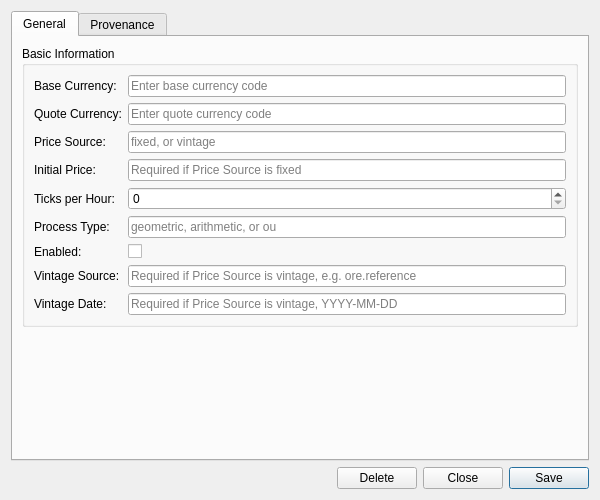
<?xml version="1.0" encoding="UTF-8"?>
<ui version="4.0">
 <class>FxSpotGenerationConfigDetailDialog</class>
 <widget class="QWidget" name="FxSpotGenerationConfigDetailDialog">
  <property name="geometry">
   <rect>
    <x>0</x>
    <y>0</y>
    <width>600</width>
    <height>500</height>
   </rect>
  </property>
  <property name="sizePolicy">
   <sizepolicy hsizetype="Preferred" vsizetype="Preferred">
    <horstretch>0</horstretch>
    <verstretch>0</verstretch>
   </sizepolicy>
  </property>
  <property name="minimumSize">
   <size>
    <width>600</width>
    <height>500</height>
   </size>
  </property>
  <property name="windowTitle">
   <string>FX Spot Generation Config Details</string>
  </property>
  <layout class="QVBoxLayout" name="verticalLayout">
   <item>
    <widget class="QTabWidget" name="tabWidget">
     <property name="currentIndex"><number>0</number></property>
     <widget class="QWidget" name="generalTab">
      <attribute name="title"><string>General</string></attribute>
      <layout class="QVBoxLayout" name="generalLayout">
       <item>
        <widget class="QGroupBox" name="basicInfoGroup">
         <property name="title">
          <string>Basic Information</string>
         </property>
         <layout class="QFormLayout" name="formLayout">
          <item row="0" column="0">
           <widget class="QLabel" name="labelBaseCurrencyCode">
            <property name="text">
             <string>Base Currency:</string>
            </property>
           </widget>
          </item>
          <item row="0" column="1">
           <widget class="QLineEdit" name="baseCurrencyEdit">
            <property name="placeholderText">
             <string>Enter base currency code</string>
            </property>
           </widget>
          </item>
          <item row="1" column="0">
           <widget class="QLabel" name="labelQuoteCurrencyCode">
            <property name="text">
             <string>Quote Currency:</string>
            </property>
           </widget>
          </item>
          <item row="1" column="1">
           <widget class="QLineEdit" name="quoteCurrencyEdit">
            <property name="placeholderText">
             <string>Enter quote currency code</string>
            </property>
           </widget>
          </item>
          <item row="2" column="0">
           <widget class="QLabel" name="labelPriceSource">
            <property name="text">
             <string>Price Source:</string>
            </property>
           </widget>
          </item>
          <item row="2" column="1">
           <widget class="QLineEdit" name="priceSourceEdit">
            <property name="placeholderText">
             <string>fixed, or vintage</string>
            </property>
           </widget>
          </item>
          <item row="3" column="0">
           <widget class="QLabel" name="labelGmmInitialPrice">
            <property name="text">
             <string>Initial Price:</string>
            </property>
           </widget>
          </item>
          <item row="3" column="1">
           <widget class="QLineEdit" name="gmmInitialPriceEdit">
            <property name="placeholderText">
             <string>Required if Price Source is fixed</string>
            </property>
           </widget>
          </item>
          <item row="4" column="0">
           <widget class="QLabel" name="labelTicksPerHour">
            <property name="text">
             <string>Ticks per Hour:</string>
            </property>
           </widget>
          </item>
          <item row="4" column="1">
           <widget class="QSpinBox" name="ticksPerHourEdit">
            <property name="minimum">
             <number>0</number>
            </property>
            <property name="maximum">
             <number>9999</number>
            </property>
           </widget>
          </item>
          <item row="5" column="0">
           <widget class="QLabel" name="labelProcessType">
            <property name="text">
             <string>Process Type:</string>
            </property>
           </widget>
          </item>
          <item row="5" column="1">
           <widget class="QLineEdit" name="processTypeEdit">
            <property name="placeholderText">
             <string>geometric, arithmetic, or ou</string>
            </property>
           </widget>
          </item>
          <item row="6" column="0">
           <widget class="QLabel" name="labelEnabled">
            <property name="text">
             <string>Enabled:</string>
            </property>
           </widget>
          </item>
          <item row="6" column="1">
           <widget class="QCheckBox" name="enabledCheck">
            <property name="text">
             <string/>
            </property>
           </widget>
          </item>
          <item row="7" column="0">
           <widget class="QLabel" name="labelVintageSource">
            <property name="text">
             <string>Vintage Source:</string>
            </property>
           </widget>
          </item>
          <item row="7" column="1">
           <widget class="QLineEdit" name="vintageSourceEdit">
            <property name="placeholderText">
             <string>Required if Price Source is vintage, e.g. ore.reference</string>
            </property>
           </widget>
          </item>
          <item row="8" column="0">
           <widget class="QLabel" name="labelVintageDate">
            <property name="text">
             <string>Vintage Date:</string>
            </property>
           </widget>
          </item>
          <item row="8" column="1">
           <widget class="QLineEdit" name="vintageDateEdit">
            <property name="placeholderText">
             <string>Required if Price Source is vintage, YYYY-MM-DD</string>
            </property>
           </widget>
          </item>
         </layout>
        </widget>
       </item>
       <item>
        <spacer name="verticalSpacer">
         <property name="orientation">
          <enum>Qt::Vertical</enum>
         </property>
         <property name="sizeHint" stdset="0">
          <size>
           <width>20</width>
           <height>40</height>
          </size>
         </property>
        </spacer>
       </item>
      </layout>
     </widget>
     <widget class="QWidget" name="provenanceTab">
      <attribute name="title"><string>Provenance</string></attribute>
      <layout class="QVBoxLayout" name="provenanceTabLayout">
       <item>
        <widget class="ores::qt::ProvenanceWidget" name="provenanceWidget" native="true"/>
       </item>
      </layout>
     </widget>
    </widget>
   </item>
   <item>
    <layout class="QHBoxLayout" name="buttonLayout">
     <item>
      <spacer name="horizontalSpacer">
       <property name="orientation">
        <enum>Qt::Horizontal</enum>
       </property>
       <property name="sizeHint" stdset="0">
        <size>
         <width>40</width>
         <height>20</height>
        </size>
       </property>
      </spacer>
     </item>
     <item>
      <widget class="QPushButton" name="deleteButton">
       <property name="text">
        <string>Delete</string>
       </property>
      </widget>
     </item>
     <item>
      <widget class="QPushButton" name="closeButton">
       <property name="text">
        <string>Close</string>
       </property>
      </widget>
     </item>
     <item>
      <widget class="QPushButton" name="saveButton">
       <property name="text">
        <string>Save</string>
       </property>
       <property name="default">
        <bool>true</bool>
       </property>
      </widget>
     </item>
    </layout>
   </item>
  </layout>
 </widget>
 <customwidgets>
  <customwidget>
   <class>ores::qt::ProvenanceWidget</class>
   <extends>QWidget</extends>
   <header>ores.qt/ProvenanceWidget.hpp</header>
  </customwidget>
 </customwidgets>
 <resources/>
 <connections/>
</ui>
